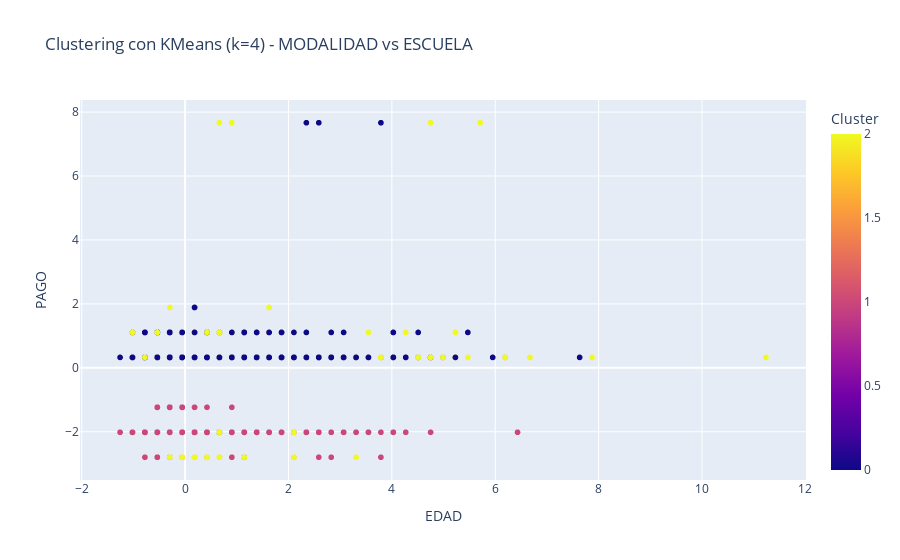

The cell this chart's notebook holds for it:
### Code cell
import plotly.express as px

# Seleccionar las columnas para la visualización
columnas_visualizacion_2d = ['EDAD', 'PAGO', 'Cluster']

# Crear un DataFrame solo con las columnas seleccionadas
df_visualizacion_2d = df_seleccionado[columnas_visualizacion_2d]

# Graficar un gráfico de dispersión 2D con colores según el cluster
fig = px.scatter(df_visualizacion_2d, x='EDAD', y='PAGO',
                 color='Cluster', title="Clustering con KMeans (k=4) - MODALIDAD vs ESCUELA",
                 labels={'Cluster': 'Cluster'})
fig.show()

### Figure 1 — Plotly figure (JSON) as saved in the notebook; plotly's stock layout.template omitted (floating-point values rounded to 4 significant figures; data arrays with more than 128 entries replaced by an {"elided": "..."} marker saying what was removed)
{"data": [{"hovertemplate": "EDAD=%{x}<br>PAGO=%{y}<br>Cluster=%{marker.color}<extra></extra>", "legendgroup": "", "marker": {"color": {"elided": "4928 int values"}, "coloraxis": "coloraxis", "symbol": "circle"}, "mode": "markers", "name": "", "showlegend": false, "type": "scattergl", "x": {"elided": "4928 float values"}, "xaxis": "x", "y": {"elided": "4928 float values"}, "yaxis": "y"}], "layout": {"coloraxis": {"colorbar": {"title": {"text": "Cluster"}}, "colorscale": [[0, "#0d0887"], [0.1111, "#46039f"], [0.2222, "#7201a8"], [0.3333, "#9c179e"], [0.4444, "#bd3786"], [0.5556, "#d8576b"], [0.6667, "#ed7953"], [0.7778, "#fb9f3a"], [0.8889, "#fdca26"], [1, "#f0f921"]]}, "legend": {"tracegroupgap": 0}, "title": {"text": "Clustering con KMeans (k=4) - MODALIDAD vs ESCUELA"}, "xaxis": {"anchor": "y", "domain": [0, 1], "title": {"text": "EDAD"}}, "yaxis": {"anchor": "x", "domain": [0, 1], "title": {"text": "PAGO"}}}}
